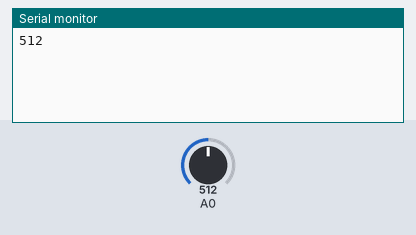
Simulated run of this sketch. Board: Arduino Uno, built with avr-gcc and run on an emulated ATmega328P. On the bench: the last lines printed to the serial monitor. The inputs (shaded band) are chosen by the test bench; at power-on: A0 = 512.

Above: at 1.8 s.
1.9 s: A0 set to 716
At 2.8 s:
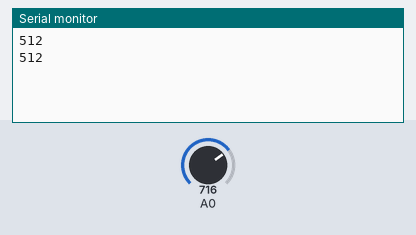
3.4 s: A0 set to 900
At 4.8 s:
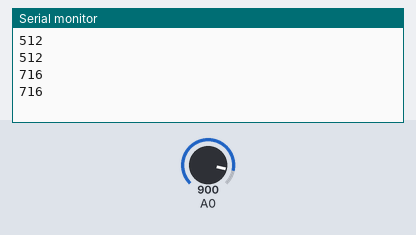
Timing chart, 0 to 6.4 s (numbered marks = the images above; inputs shaded):
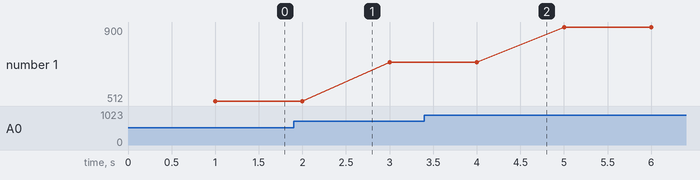

The sketch:

sketch_oct31a.ino
```cpp
int x;

void setup() {

  pinMode (A0, INPUT);
  Serial.begin(9600);

}

void loop() {
   x=analogRead(A0);
  delay(1000);
  Serial.println(x);
  //x = map (x, 0, 1023, 0, 255);

}
```

Measured:
- plotted number 1: 512 → 716 after the input at 1.9 s, 716 → 900 after the input at 3.4 s
